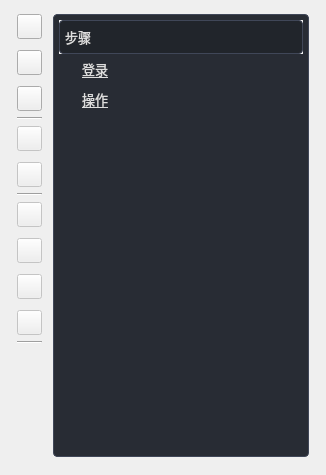
  <widget class="QDockWidget" name="instruct_dockwidget">
   <property name="enabled">
    <bool>true</bool>
   </property>
   <property name="sizePolicy">
    <sizepolicy hsizetype="Expanding" vsizetype="Expanding">
     <horstretch>0</horstretch>
     <verstretch>0</verstretch>
    </sizepolicy>
   </property>
   <property name="minimumSize">
    <size>
     <width>227</width>
     <height>475</height>
    </size>
   </property>
   <property name="maximumSize">
    <size>
     <width>524287</width>
     <height>524287</height>
    </size>
   </property>
   <property name="styleSheet">
    <string notr="true"/>
   </property>
   <property name="features">
    <set>QDockWidget::DockWidgetFloatable|QDockWidget::DockWidgetMovable</set>
   </property>
   <property name="windowTitle">
    <string>指令列表</string>
   </property>
   <attribute name="dockWidgetArea">
    <number>1</number>
   </attribute>
   <widget class="QWidget" name="instruct_dockWidgetContents">
    <property name="minimumSize">
     <size>
      <width>0</width>
      <height>0</height>
     </size>
    </property>
    <layout class="QVBoxLayout" name="verticalLayout_4">
     <item>
      <layout class="QHBoxLayout" name="horizontalLayout_2">
       <property name="sizeConstraint">
        <enum>QLayout::SetDefaultConstraint</enum>
       </property>
       <property name="leftMargin">
        <number>8</number>
       </property>
       <property name="topMargin">
        <number>5</number>
       </property>
       <property name="rightMargin">
        <number>8</number>
       </property>
       <property name="bottomMargin">
        <number>9</number>
       </property>
       <item>
        <layout class="QVBoxLayout" name="verticalLayout">
         <item>
          <widget class="QPushButton" name="open_instruct">
           <property name="sizePolicy">
            <sizepolicy hsizetype="Maximum" vsizetype="Maximum">
             <horstretch>0</horstretch>
             <verstretch>0</verstretch>
            </sizepolicy>
           </property>
           <property name="minimumSize">
            <size>
             <width>25</width>
             <height>25</height>
            </size>
           </property>
           <property name="maximumSize">
            <size>
             <width>25</width>
             <height>25</height>
            </size>
           </property>
           <property name="toolTip">
            <string>打开文件</string>
           </property>
           <property name="text">
            <string/>
           </property>
           <property name="icon">
            <iconset resource="../resources.qrc">
             <normaloff>:/icons/images/icons/open_file.svg</normaloff>:/icons/images/icons/open_file.svg</iconset>
           </property>
           <property name="iconSize">
            <size>
             <width>20</width>
             <height>20</height>
            </size>
           </property>
          </widget>
         </item>
         <item>
          <spacer name="verticalSpacer_2">
           <property name="orientation">
            <enum>Qt::Vertical</enum>
           </property>
           <property name="sizeType">
            <enum>QSizePolicy::Minimum</enum>
           </property>
           <property name="sizeHint" stdset="0">
            <size>
             <width>20</width>
             <height>5</height>
            </size>
           </property>
          </spacer>
         </item>
         <item>
          <widget class="QPushButton" name="save_instruct">
           <property name="sizePolicy">
            <sizepolicy hsizetype="Maximum" vsizetype="Maximum">
             <horstretch>0</horstretch>
             <verstretch>0</verstretch>
            </sizepolicy>
           </property>
           <property name="minimumSize">
            <size>
             <width>25</width>
             <height>25</height>
            </size>
           </property>
           <property name="maximumSize">
            <size>
             <width>25</width>
             <height>25</height>
            </size>
           </property>
           <property name="toolTip">
            <string>保存文件</string>
           </property>
           <property name="text">
            <string/>
           </property>
           <property name="icon">
            <iconset resource="../resources.qrc">
             <normaloff>:/icons/images/icons/download.png</normaloff>:/icons/images/icons/download.png</iconset>
           </property>
          </widget>
         </item>
         <item>
          <spacer name="verticalSpacer_7">
           <property name="orientation">
            <enum>Qt::Vertical</enum>
           </property>
           <property name="sizeType">
            <enum>QSizePolicy::Minimum</enum>
           </property>
           <property name="sizeHint" stdset="0">
            <size>
             <width>20</width>
             <height>5</height>
            </size>
           </property>
          </spacer>
         </item>
         <item>
          <widget class="QPushButton" name="clear_instruct">
           <property name="minimumSize">
            <size>
             <width>25</width>
             <height>25</height>
            </size>
           </property>
           <property name="maximumSize">
            <size>
             <width>25</width>
             <height>25</height>
            </size>
           </property>
           <property name="toolTip">
            <string>清除指令列表</string>
           </property>
           <property name="text">
            <string/>
           </property>
           <property name="icon">
            <iconset resource="../resources.qrc">
             <normaloff>:/icons/images/icons/clear_all.svg</normaloff>:/icons/images/icons/clear_all.svg</iconset>
           </property>
           <property name="iconSize">
            <size>
             <width>20</width>
             <height>20</height>
            </size>
           </property>
          </widget>
         </item>
         <item>
          <widget class="Line" name="line_3">
           <property name="minimumSize">
            <size>
             <width>25</width>
             <height>0</height>
            </size>
           </property>
           <property name="maximumSize">
            <size>
             <width>25</width>
             <height>16777215</height>
            </size>
           </property>
           <property name="orientation">
            <enum>Qt::Horizontal</enum>
           </property>
          </widget>
         </item>
         <item>
          <widget class="QPushButton" name="up_instruct">
           <property name="enabled">
            <bool>false</bool>
           </property>
           <property name="sizePolicy">
            <sizepolicy hsizetype="Maximum" vsizetype="Fixed">
             <horstretch>0</horstretch>
             <verstretch>0</verstretch>
            </sizepolicy>
           </property>
           <property name="minimumSize">
            <size>
             <width>25</width>
             <height>25</height>
            </size>
           </property>
           <property name="maximumSize">
            <size>
             <width>25</width>
             <height>25</height>
            </size>
           </property>
           <property name="toolTip">
            <string>上移指令</string>
           </property>
           <property name="text">
            <string/>
           </property>
           <property name="icon">
            <iconset resource="../resources.qrc">
             <normaloff>:/icons/images/icons/up.png</normaloff>:/icons/images/icons/up.png</iconset>
           </property>
           <property name="iconSize">
            <size>
             <width>20</width>
             <height>20</height>
            </size>
           </property>
          </widget>
         </item>
         <item>
          <spacer name="verticalSpacer_3">
           <property name="orientation">
            <enum>Qt::Vertical</enum>
           </property>
           <property name="sizeType">
            <enum>QSizePolicy::Minimum</enum>
           </property>
           <property name="sizeHint" stdset="0">
            <size>
             <width>20</width>
             <height>5</height>
            </size>
           </property>
          </spacer>
         </item>
         <item>
          <widget class="QPushButton" name="down_instruct">
           <property name="enabled">
            <bool>false</bool>
           </property>
           <property name="sizePolicy">
            <sizepolicy hsizetype="Maximum" vsizetype="Fixed">
             <horstretch>0</horstretch>
             <verstretch>0</verstretch>
            </sizepolicy>
           </property>
           <property name="minimumSize">
            <size>
             <width>25</width>
             <height>25</height>
            </size>
           </property>
           <property name="maximumSize">
            <size>
             <width>25</width>
             <height>25</height>
            </size>
           </property>
           <property name="toolTip">
            <string>下移指令</string>
           </property>
           <property name="text">
            <string/>
           </property>
           <property name="icon">
            <iconset resource="../resources.qrc">
             <normaloff>:/icons/images/icons/down.png</normaloff>:/icons/images/icons/down.png</iconset>
           </property>
           <property name="iconSize">
            <size>
             <width>20</width>
             <height>20</height>
            </size>
           </property>
          </widget>
         </item>
         <item>
          <widget class="Line" name="line_4">
           <property name="minimumSize">
            <size>
             <width>25</width>
             <height>0</height>
            </size>
           </property>
           <property name="maximumSize">
            <size>
             <width>25</width>
             <height>16777215</height>
            </size>
           </property>
           <property name="orientation">
            <enum>Qt::Horizontal</enum>
           </property>
          </widget>
         </item>
         <item>
          <widget class="QPushButton" name="show_instruct">
           <property name="enabled">
            <bool>false</bool>
           </property>
           <property name="sizePolicy">
            <sizepolicy hsizetype="Maximum" vsizetype="Maximum">
             <horstretch>0</horstretch>
             <verstretch>0</verstretch>
            </sizepolicy>
           </property>
           <property name="minimumSize">
            <size>
             <width>25</width>
             <height>25</height>
            </size>
           </property>
           <property name="maximumSize">
            <size>
             <width>25</width>
             <height>25</height>
            </size>
           </property>
           <property name="toolTip">
            <string>显示XPath</string>
           </property>
           <property name="text">
            <string/>
           </property>
           <property name="icon">
            <iconset resource="../resources.qrc">
             <normaloff>:/icons/images/icons/eye.png</normaloff>:/icons/images/icons/eye.png</iconset>
           </property>
          </widget>
         </item>
         <item>
          <spacer name="verticalSpacer_6">
           <property name="orientation">
            <enum>Qt::Vertical</enum>
           </property>
           <property name="sizeType">
            <enum>QSizePolicy::Minimum</enum>
           </property>
           <property name="sizeHint" stdset="0">
            <size>
             <width>20</width>
             <height>5</height>
            </size>
           </property>
          </spacer>
         </item>
         <item>
          <widget class="QPushButton" name="add_instruct">
           <property name="enabled">
            <bool>false</bool>
           </property>
           <property name="sizePolicy">
            <sizepolicy hsizetype="Maximum" vsizetype="Maximum">
             <horstretch>0</horstretch>
             <verstretch>0</verstretch>
            </sizepolicy>
           </property>
           <property name="minimumSize">
            <size>
             <width>25</width>
             <height>25</height>
            </size>
           </property>
           <property name="maximumSize">
            <size>
             <width>25</width>
             <height>25</height>
            </size>
           </property>
           <property name="toolTip">
            <string>新建指令</string>
           </property>
           <property name="text">
            <string/>
           </property>
           <property name="icon">
            <iconset resource="../resources.qrc">
             <normaloff>:/icons/images/icons/add.png</normaloff>:/icons/images/icons/add.png</iconset>
           </property>
          </widget>
         </item>
         <item>
          <spacer name="verticalSpacer_5">
           <property name="orientation">
            <enum>Qt::Vertical</enum>
           </property>
           <property name="sizeType">
            <enum>QSizePolicy::Minimum</enum>
           </property>
           <property name="sizeHint" stdset="0">
            <size>
             <width>20</width>
             <height>5</height>
            </size>
           </property>
          </spacer>
         </item>
         <item>
          <widget class="QPushButton" name="edit_instruct">
           <property name="enabled">
            <bool>false</bool>
           </property>
           <property name="sizePolicy">
            <sizepolicy hsizetype="Maximum" vsizetype="Maximum">
             <horstretch>0</horstretch>
             <verstretch>0</verstretch>
            </sizepolicy>
           </property>
           <property name="minimumSize">
            <size>
             <width>25</width>
             <height>25</height>
            </size>
           </property>
           <property name="maximumSize">
            <size>
             <width>25</width>
             <height>25</height>
            </size>
           </property>
           <property name="font">
            <font>
             <family>HarmonyOS Sans SC</family>
             <pointsize>10</pointsize>
             <weight>50</weight>
             <italic>false</italic>
             <bold>false</bold>
            </font>
           </property>
           <property name="toolTip">
            <string>编辑指令</string>
           </property>
           <property name="text">
            <string/>
           </property>
           <property name="icon">
            <iconset resource="../resources.qrc">
             <normaloff>:/icons/images/icons/edit.png</normaloff>:/icons/images/icons/edit.png</iconset>
           </property>
           <property name="shortcut">
            <string/>
           </property>
           <property name="flat">
            <bool>false</bool>
           </property>
          </widget>
         </item>
         <item>
          <spacer name="verticalSpacer_4">
           <property name="orientation">
            <enum>Qt::Vertical</enum>
           </property>
           <property name="sizeType">
            <enum>QSizePolicy::Minimum</enum>
           </property>
           <property name="sizeHint" stdset="0">
            <size>
             <width>20</width>
             <height>5</height>
            </size>
           </property>
          </spacer>
         </item>
         <item>
          <widget class="QPushButton" name="delete_instruct">
           <property name="enabled">
            <bool>false</bool>
           </property>
           <property name="sizePolicy">
            <sizepolicy hsizetype="Maximum" vsizetype="Maximum">
             <horstretch>0</horstretch>
             <verstretch>0</verstretch>
            </sizepolicy>
           </property>
           <property name="minimumSize">
            <size>
             <width>25</width>
             <height>25</height>
            </size>
           </property>
           <property name="maximumSize">
            <size>
             <width>25</width>
             <height>25</height>
            </size>
           </property>
           <property name="font">
            <font>
             <family>HarmonyOS Sans SC</family>
             <pointsize>10</pointsize>
             <weight>50</weight>
             <italic>false</italic>
             <bold>false</bold>
            </font>
           </property>
           <property name="toolTip">
            <string>删除指令</string>
           </property>
           <property name="text">
            <string/>
           </property>
           <property name="icon">
            <iconset resource="../resources.qrc">
             <normaloff>:/icons/images/icons/trash.png</normaloff>:/icons/images/icons/trash.png</iconset>
           </property>
          </widget>
         </item>
         <item>
          <widget class="Line" name="line">
           <property name="minimumSize">
            <size>
             <width>25</width>
             <height>0</height>
            </size>
           </property>
           <property name="maximumSize">
            <size>
             <width>25</width>
             <height>16777215</height>
            </size>
           </property>
           <property name="orientation">
            <enum>Qt::Horizontal</enum>
           </property>
          </widget>
         </item>
         <item>
          <spacer name="verticalSpacer">
           <property name="orientation">
            <enum>Qt::Vertical</enum>
           </property>
           <property name="sizeHint" stdset="0">
            <size>
             <width>20</width>
             <height>40</height>
            </size>
           </property>
          </spacer>
         </item>
        </layout>
       </item>
       <item>
        <spacer name="horizontalSpacer_2">
         <property name="orientation">
          <enum>Qt::Horizontal</enum>
         </property>
         <property name="sizeType">
          <enum>QSizePolicy::Minimum</enum>
         </property>
         <property name="sizeHint" stdset="0">
          <size>
           <width>5</width>
           <height>20</height>
          </size>
         </property>
        </spacer>
       </item>
       <item>
        <widget class="QTreeWidget" name="instruct_list">
         <property name="sizePolicy">
          <sizepolicy hsizetype="Expanding" vsizetype="Expanding">
           <horstretch>0</horstretch>
           <verstretch>0</verstretch>
          </sizepolicy>
         </property>
         <property name="minimumSize">
          <size>
           <width>100</width>
           <height>300</height>
          </size>
         </property>
         <property name="maximumSize">
          <size>
           <width>16777215</width>
           <height>16777215</height>
          </size>
         </property>
         <property name="font">
          <font>
           <family>HarmonyOS Sans SC</family>
           <pointsize>10</pointsize>
           <weight>50</weight>
           <italic>false</italic>
           <bold>false</bold>
          </font>
         </property>
         <property name="focusPolicy">
          <enum>Qt::NoFocus</enum>
         </property>
         <property name="styleSheet">
          <string notr="true">QTreeView {
  padding:  5px;
  background-color: rgb(40, 44, 52);
  border:1px solid rgb(64, 71, 88);
  height: 30px;
  border-radius: 4px;
  margin: 0;
}
QTreeView QHeaderView::section {
  background-color: rgb(33, 37, 43);
  color: rgb(221,221,221);
  padding: 5px;
  border-radius: 4px;
  border: 1px solid rgb(64, 71, 88);
}
QTreeView::item {
  min-height: 30px;
  color: rgb(221, 221, 221);
  selection-color: rgb(221, 221, 221); /* For Windows */
}
/*  Items Selection */
QTreeView::item:selected {
  /*
  background-image: url(:/icons/images/icons/cil-caret-right.png);
  background-repeat: no-repaet;
  background-position:center left;
*/
  padding:  0px;
  background-color: rgb(71, 128, 180);
  selection-background-color: rgb(71, 128, 180);
  color:rgb(221, 221, 221);
  selection-color:rgb(221, 221, 221); /* For Windows */
  border-radius: 4px;
  border:1px solid rgb(33, 37, 43);
}

QTreeView::item:selected:focus {
  background-color: rgb(111, 168, 220);
  selection-background-color: rgb(111, 168, 220);
  color: rgb(255, 255, 255);
  selection-color: rgb(255, 255, 255); /* For Windows */
}

QTreeView::item:disabled {
  color: rgb(120,120,120);
  selection-color: rgb(120,120,120);
  background-color: rgb(43, 50, 61);
  selection-background-color: rgb(43, 50, 61);
}
QTreeView::branch{
  background-color: rgb(40, 44, 52);
}

QTreeView::branch:closed:has-children:has-siblings,
QTreeView::branch:closed:has-children:!has-siblings {
  image: url(:/icons/images/icons/cil-caret-right.png);
  padding: 5px;
}

QTreeView::branch:open:has-children:!has-siblings,
QTreeView::branch:open:has-children:has-siblings {
  image: url(:/icons/images/icons/cil-caret-bottom.png);
  padding: 5px;
}

QTreeView QLineEdit {
  color: rgb(221, 221, 221);
  background-color: rgb(40, 44, 52);
  border: 1px solid unset;
  border-radius: unset;
  padding: unset;
  padding-left: unset;
  height: unset;
  border-width: unset;
  border-top-left-radius: unset;
  border-top-right-radius: unset;
}</string>
         </property>
         <column>
          <property name="text">
           <string>步骤</string>
          </property>
          <property name="font">
           <font>
            <weight>50</weight>
            <bold>false</bold>
           </font>
          </property>
         </column>
         <item>
          <property name="text">
           <string>登录</string>
          </property>
          <property name="font">
           <font>
            <weight>50</weight>
            <bold>false</bold>
            <underline>true</underline>
           </font>
          </property>
          <item>
           <property name="text">
            <string>打开登录网址</string>
           </property>
          </item>
          <item>
           <property name="text">
            <string>用户名</string>
           </property>
          </item>
          <item>
           <property name="text">
            <string>密码</string>
           </property>
          </item>
          <item>
           <property name="text">
            <string>验证码</string>
           </property>
          </item>
          <item>
           <property name="text">
            <string>验证码图片</string>
           </property>
          </item>
          <item>
           <property name="text">
            <string>登录按钮</string>
           </property>
          </item>
         </item>
         <item>
          <property name="text">
           <string>操作</string>
          </property>
          <property name="font">
           <font>
            <weight>50</weight>
            <bold>false</bold>
            <underline>true</underline>
           </font>
          </property>
         </item>
        </widget>
       </item>
      </layout>
     </item>
    </layout>
   </widget>
  </widget>
